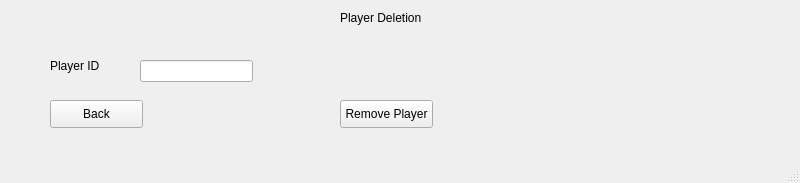
<?xml version="1.0" encoding="UTF-8"?>
<ui version="4.0">
 <class>MainWindow</class>
 <widget class="QMainWindow" name="MainWindow">
  <property name="geometry">
   <rect>
    <x>0</x>
    <y>0</y>
    <width>800</width>
    <height>183</height>
   </rect>
  </property>
  <property name="windowTitle">
   <string>MainWindow</string>
  </property>
  <widget class="QWidget" name="centralwidget">
   <widget class="QLabel" name="label">
    <property name="geometry">
     <rect>
      <x>340</x>
      <y>10</y>
      <width>91</width>
      <height>16</height>
     </rect>
    </property>
    <property name="text">
     <string>Player Deletion</string>
    </property>
   </widget>
   <widget class="QLabel" name="label_2">
    <property name="geometry">
     <rect>
      <x>50</x>
      <y>56</y>
      <width>55</width>
      <height>20</height>
     </rect>
    </property>
    <property name="text">
     <string>Player ID</string>
    </property>
   </widget>
   <widget class="QLineEdit" name="lineEdit">
    <property name="geometry">
     <rect>
      <x>140</x>
      <y>60</y>
      <width>113</width>
      <height>22</height>
     </rect>
    </property>
   </widget>
   <widget class="QPushButton" name="pushButton">
    <property name="geometry">
     <rect>
      <x>340</x>
      <y>100</y>
      <width>93</width>
      <height>28</height>
     </rect>
    </property>
    <property name="text">
     <string>Remove Player</string>
    </property>
   </widget>
   <widget class="QPushButton" name="pushButton_2">
    <property name="geometry">
     <rect>
      <x>50</x>
      <y>100</y>
      <width>93</width>
      <height>28</height>
     </rect>
    </property>
    <property name="text">
     <string>Back</string>
    </property>
   </widget>
  </widget>
  <widget class="QMenuBar" name="menubar">
   <property name="geometry">
    <rect>
     <x>0</x>
     <y>0</y>
     <width>800</width>
     <height>26</height>
    </rect>
   </property>
  </widget>
  <widget class="QStatusBar" name="statusbar"/>
 </widget>
 <resources/>
 <connections/>
</ui>
